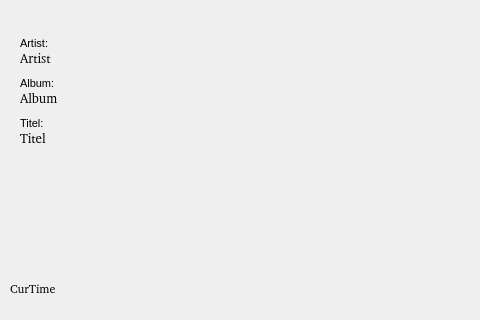
<?xml version="1.0" encoding="UTF-8"?>
<ui version="4.0">
 <class>UpnpWindow</class>
 <widget class="QWidget" name="UpnpWindow">
  <property name="geometry">
   <rect>
    <x>0</x>
    <y>0</y>
    <width>480</width>
    <height>320</height>
   </rect>
  </property>
  <property name="windowTitle">
   <string>Form</string>
  </property>
  <widget class="QLabel" name="lblAlbumArt">
   <property name="geometry">
    <rect>
     <x>210</x>
     <y>30</y>
     <width>261</width>
     <height>261</height>
    </rect>
   </property>
   <property name="text">
    <string/>
   </property>
   <property name="pixmap">
    <pixmap resource="../raspidac.qrc">:/pics/resources/logo.png</pixmap>
   </property>
   <property name="scaledContents">
    <bool>true</bool>
   </property>
  </widget>
  <widget class="QLabel" name="lblTitel">
   <property name="geometry">
    <rect>
     <x>20</x>
     <y>130</y>
     <width>171</width>
     <height>16</height>
    </rect>
   </property>
   <property name="font">
    <font>
     <family>Noto Sans [unknown]</family>
     <pointsize>10</pointsize>
    </font>
   </property>
   <property name="text">
    <string>Titel</string>
   </property>
  </widget>
  <widget class="QLabel" name="lblCurTime">
   <property name="geometry">
    <rect>
     <x>10</x>
     <y>280</y>
     <width>191</width>
     <height>16</height>
    </rect>
   </property>
   <property name="font">
    <font>
     <family>Noto Sans [unknown]</family>
    </font>
   </property>
   <property name="text">
    <string>CurTime</string>
   </property>
  </widget>
  <widget class="QLabel" name="lblAlbum">
   <property name="geometry">
    <rect>
     <x>20</x>
     <y>90</y>
     <width>171</width>
     <height>16</height>
    </rect>
   </property>
   <property name="font">
    <font>
     <family>Noto Sans [unknown]</family>
     <pointsize>10</pointsize>
    </font>
   </property>
   <property name="text">
    <string>Album</string>
   </property>
  </widget>
  <widget class="QLabel" name="lblState">
   <property name="geometry">
    <rect>
     <x>20</x>
     <y>210</y>
     <width>51</width>
     <height>41</height>
    </rect>
   </property>
   <property name="text">
    <string/>
   </property>
   <property name="pixmap">
    <pixmap resource="../raspidac.qrc">:/pics/resources/stop.png</pixmap>
   </property>
   <property name="alignment">
    <set>Qt::AlignCenter</set>
   </property>
  </widget>
  <widget class="QLabel" name="lblArtist">
   <property name="geometry">
    <rect>
     <x>20</x>
     <y>50</y>
     <width>171</width>
     <height>16</height>
    </rect>
   </property>
   <property name="font">
    <font>
     <family>Noto Sans [unknown]</family>
     <pointsize>10</pointsize>
    </font>
   </property>
   <property name="text">
    <string>Artist</string>
   </property>
  </widget>
  <widget class="QLabel" name="label">
   <property name="geometry">
    <rect>
     <x>20</x>
     <y>35</y>
     <width>59</width>
     <height>17</height>
    </rect>
   </property>
   <property name="font">
    <font>
     <pointsize>8</pointsize>
    </font>
   </property>
   <property name="text">
    <string>Artist:</string>
   </property>
  </widget>
  <widget class="QLabel" name="label_2">
   <property name="geometry">
    <rect>
     <x>20</x>
     <y>75</y>
     <width>59</width>
     <height>17</height>
    </rect>
   </property>
   <property name="font">
    <font>
     <pointsize>8</pointsize>
    </font>
   </property>
   <property name="text">
    <string>Album:</string>
   </property>
  </widget>
  <widget class="QLabel" name="label_3">
   <property name="geometry">
    <rect>
     <x>20</x>
     <y>115</y>
     <width>59</width>
     <height>17</height>
    </rect>
   </property>
   <property name="font">
    <font>
     <pointsize>8</pointsize>
    </font>
   </property>
   <property name="text">
    <string>Titel:</string>
   </property>
  </widget>
 </widget>
 <resources>
  <include location="../raspidac.qrc"/>
 </resources>
 <connections/>
</ui>
